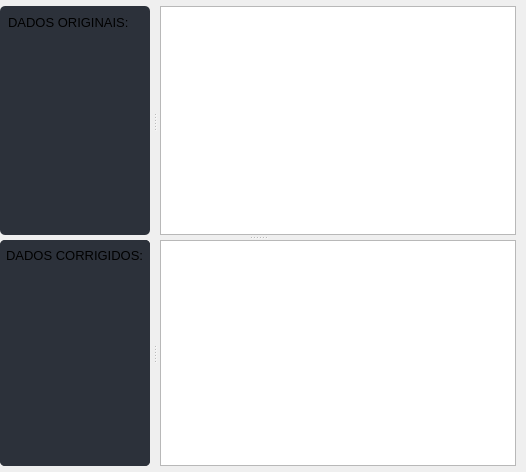
               <widget class="QWidget" name="pagina_visualizar_dados_importados">
                <layout class="QVBoxLayout" name="verticalLayout_7">
                 <property name="spacing">
                  <number>0</number>
                 </property>
                 <property name="leftMargin">
                  <number>0</number>
                 </property>
                 <property name="topMargin">
                  <number>0</number>
                 </property>
                 <property name="rightMargin">
                  <number>10</number>
                 </property>
                 <property name="bottomMargin">
                  <number>0</number>
                 </property>
                 <item>
                  <widget class="QSplitter" name="splitter">
                   <property name="orientation">
                    <enum>Qt::Vertical</enum>
                   </property>
                   <property name="handleWidth">
                    <number>5</number>
                   </property>
                   <widget class="QWidget" name="widget_pg_add_arquivos_sup" native="true">
                    <property name="styleSheet">
                     <string notr="true"/>
                    </property>
                    <layout class="QHBoxLayout" name="horizontalLayout_3">
                     <property name="leftMargin">
                      <number>0</number>
                     </property>
                     <property name="topMargin">
                      <number>6</number>
                     </property>
                     <property name="rightMargin">
                      <number>0</number>
                     </property>
                     <property name="bottomMargin">
                      <number>0</number>
                     </property>
                     <item>
                      <widget class="QSplitter" name="splitter_2">
                       <property name="orientation">
                        <enum>Qt::Horizontal</enum>
                       </property>
                       <property name="handleWidth">
                        <number>10</number>
                       </property>
                       <widget class="QFrame" name="frame">
                        <property name="minimumSize">
                         <size>
                          <width>150</width>
                          <height>0</height>
                         </size>
                        </property>
                        <property name="maximumSize">
                         <size>
                          <width>150</width>
                          <height>16777215</height>
                         </size>
                        </property>
                        <property name="styleSheet">
                         <string notr="true">background-color:  rgb(44, 49, 58);
border-radius: 5px;</string>
                        </property>
                        <property name="frameShape">
                         <enum>QFrame::StyledPanel</enum>
                        </property>
                        <property name="frameShadow">
                         <enum>QFrame::Raised</enum>
                        </property>
                        <layout class="QVBoxLayout" name="verticalLayout_9">
                         <property name="leftMargin">
                          <number>2</number>
                         </property>
                         <property name="topMargin">
                          <number>2</number>
                         </property>
                         <property name="rightMargin">
                          <number>2</number>
                         </property>
                         <property name="bottomMargin">
                          <number>2</number>
                         </property>
                         <item>
                          <widget class="QFrame" name="frame_3">
                           <property name="minimumSize">
                            <size>
                             <width>0</width>
                             <height>30</height>
                            </size>
                           </property>
                           <property name="maximumSize">
                            <size>
                             <width>16777215</width>
                             <height>30</height>
                            </size>
                           </property>
                           <property name="frameShape">
                            <enum>QFrame::StyledPanel</enum>
                           </property>
                           <property name="frameShadow">
                            <enum>QFrame::Raised</enum>
                           </property>
                           <layout class="QVBoxLayout" name="verticalLayout_11">
                            <property name="spacing">
                             <number>0</number>
                            </property>
                            <property name="leftMargin">
                             <number>6</number>
                            </property>
                            <property name="topMargin">
                             <number>0</number>
                            </property>
                            <property name="rightMargin">
                             <number>0</number>
                            </property>
                            <property name="bottomMargin">
                             <number>0</number>
                            </property>
                            <item>
                             <widget class="QLabel" name="label">
                              <property name="sizePolicy">
                               <sizepolicy hsizetype="Expanding" vsizetype="Fixed">
                                <horstretch>0</horstretch>
                                <verstretch>0</verstretch>
                               </sizepolicy>
                              </property>
                              <property name="font">
                               <font>
                                <family>Arial</family>
                                <pointsize>10</pointsize>
                               </font>
                              </property>
                              <property name="text">
                               <string>DADOS ORIGINAIS:</string>
                              </property>
                             </widget>
                            </item>
                           </layout>
                          </widget>
                         </item>
                         <item>
                          <widget class="QListWidget" name="lista_arquivos_importados">
                           <property name="focusPolicy">
                            <enum>Qt::NoFocus</enum>
                           </property>
                          </widget>
                         </item>
                        </layout>
                       </widget>
                       <widget class="QTableWidget" name="tabela_dados_originais">
                        <property name="focusPolicy">
                         <enum>Qt::NoFocus</enum>
                        </property>
                        <property name="styleSheet">
                         <string notr="true"> </string>
                        </property>
                        <property name="frameShadow">
                         <enum>QFrame::Sunken</enum>
                        </property>
                        <property name="editTriggers">
                         <set>QAbstractItemView::NoEditTriggers</set>
                        </property>
                        <property name="textElideMode">
                         <enum>Qt::ElideNone</enum>
                        </property>
                        <property name="gridStyle">
                         <enum>Qt::SolidLine</enum>
                        </property>
                        <property name="cornerButtonEnabled">
                         <bool>false</bool>
                        </property>
                        <property name="rowCount">
                         <number>0</number>
                        </property>
                        <property name="columnCount">
                         <number>0</number>
                        </property>
                        <attribute name="horizontalHeaderCascadingSectionResizes">
                         <bool>false</bool>
                        </attribute>
                        <attribute name="horizontalHeaderMinimumSectionSize">
                         <number>50</number>
                        </attribute>
                        <attribute name="horizontalHeaderDefaultSectionSize">
                         <number>100</number>
                        </attribute>
                        <attribute name="horizontalHeaderStretchLastSection">
                         <bool>true</bool>
                        </attribute>
                        <attribute name="verticalHeaderVisible">
                         <bool>false</bool>
                        </attribute>
                        <attribute name="verticalHeaderStretchLastSection">
                         <bool>true</bool>
                        </attribute>
                       </widget>
                      </widget>
                     </item>
                    </layout>
                   </widget>
                   <widget class="QWidget" name="widget_pg_add_arquivos_inf" native="true">
                    <property name="styleSheet">
                     <string notr="true"/>
                    </property>
                    <layout class="QHBoxLayout" name="horizontalLayout_6">
                     <property name="leftMargin">
                      <number>0</number>
                     </property>
                     <property name="topMargin">
                      <number>0</number>
                     </property>
                     <property name="rightMargin">
                      <number>0</number>
                     </property>
                     <property name="bottomMargin">
                      <number>6</number>
                     </property>
                     <item>
                      <widget class="QSplitter" name="splitter_3">
                       <property name="orientation">
                        <enum>Qt::Horizontal</enum>
                       </property>
                       <property name="handleWidth">
                        <number>10</number>
                       </property>
                       <widget class="QFrame" name="frame_2">
                        <property name="minimumSize">
                         <size>
                          <width>150</width>
                          <height>0</height>
                         </size>
                        </property>
                        <property name="maximumSize">
                         <size>
                          <width>150</width>
                          <height>16777215</height>
                         </size>
                        </property>
                        <property name="styleSheet">
                         <string notr="true"> background-color: rgb(44, 49, 58);
border-radius: 5px;</string>
                        </property>
                        <property name="frameShape">
                         <enum>QFrame::StyledPanel</enum>
                        </property>
                        <property name="frameShadow">
                         <enum>QFrame::Raised</enum>
                        </property>
                        <layout class="QVBoxLayout" name="verticalLayout_10">
                         <property name="leftMargin">
                          <number>0</number>
                         </property>
                         <property name="topMargin">
                          <number>0</number>
                         </property>
                         <property name="rightMargin">
                          <number>0</number>
                         </property>
                         <property name="bottomMargin">
                          <number>0</number>
                         </property>
                         <item>
                          <widget class="QFrame" name="frame_7">
                           <property name="minimumSize">
                            <size>
                             <width>0</width>
                             <height>30</height>
                            </size>
                           </property>
                           <property name="maximumSize">
                            <size>
                             <width>16777215</width>
                             <height>30</height>
                            </size>
                           </property>
                           <property name="frameShape">
                            <enum>QFrame::StyledPanel</enum>
                           </property>
                           <property name="frameShadow">
                            <enum>QFrame::Raised</enum>
                           </property>
                           <layout class="QVBoxLayout" name="verticalLayout_12">
                            <property name="spacing">
                             <number>0</number>
                            </property>
                            <property name="leftMargin">
                             <number>6</number>
                            </property>
                            <property name="topMargin">
                             <number>0</number>
                            </property>
                            <property name="rightMargin">
                             <number>0</number>
                            </property>
                            <property name="bottomMargin">
                             <number>0</number>
                            </property>
                            <item>
                             <widget class="QLabel" name="label_2">
                              <property name="font">
                               <font>
                                <family>Arial</family>
                                <pointsize>10</pointsize>
                               </font>
                              </property>
                              <property name="text">
                               <string>DADOS CORRIGIDOS:</string>
                              </property>
                             </widget>
                            </item>
                           </layout>
                          </widget>
                         </item>
                         <item>
                          <widget class="QListWidget" name="lista_arquivos_corrigidos">
                           <property name="focusPolicy">
                            <enum>Qt::NoFocus</enum>
                           </property>
                          </widget>
                         </item>
                        </layout>
                       </widget>
                       <widget class="QTableWidget" name="tabela_dados_corrigidos">
                        <property name="focusPolicy">
                         <enum>Qt::NoFocus</enum>
                        </property>
                        <property name="editTriggers">
                         <set>QAbstractItemView::NoEditTriggers</set>
                        </property>
                        <property name="textElideMode">
                         <enum>Qt::ElideNone</enum>
                        </property>
                        <property name="cornerButtonEnabled">
                         <bool>false</bool>
                        </property>
                        <property name="rowCount">
                         <number>0</number>
                        </property>
                        <property name="columnCount">
                         <number>0</number>
                        </property>
                        <attribute name="horizontalHeaderMinimumSectionSize">
                         <number>50</number>
                        </attribute>
                        <attribute name="horizontalHeaderDefaultSectionSize">
                         <number>100</number>
                        </attribute>
                        <attribute name="horizontalHeaderStretchLastSection">
                         <bool>true</bool>
                        </attribute>
                        <attribute name="verticalHeaderVisible">
                         <bool>false</bool>
                        </attribute>
                        <attribute name="verticalHeaderStretchLastSection">
                         <bool>true</bool>
                        </attribute>
                       </widget>
                      </widget>
                     </item>
                    </layout>
                   </widget>
                  </widget>
                 </item>
                </layout>
               </widget>
